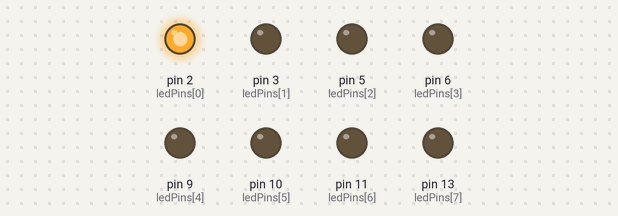
Bench run of a sketch on a simulated Arduino Uno, built with avr-gcc and run on an emulated ATmega328P. Shown: output pins drawn as LEDs (lit = HIGH). Random numbers use the default seed unless the sketch sets one.

Above: at 0.1 s.
At 1.55 s:
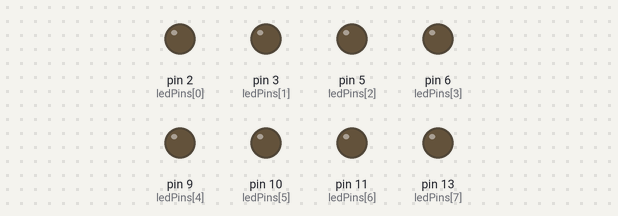
At 2.9 s:
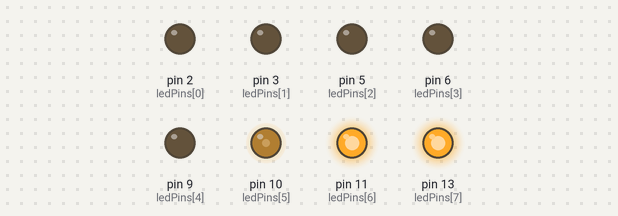
At 4.42 s:
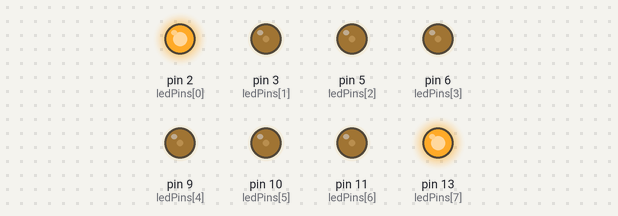
At 5.93 s:
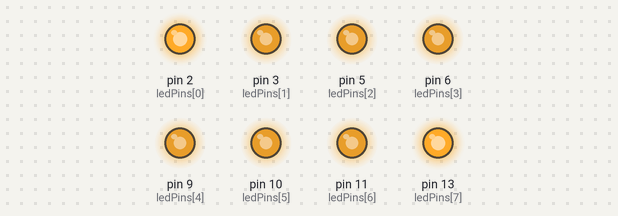
At 9.1 s:
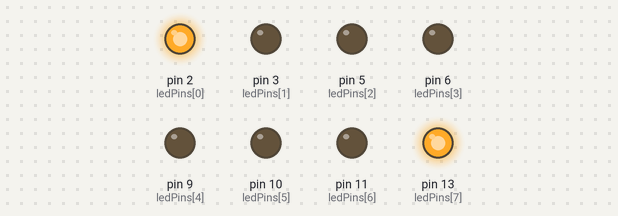
Timing chart, 0 to 11.9 s (numbered marks = the images above):
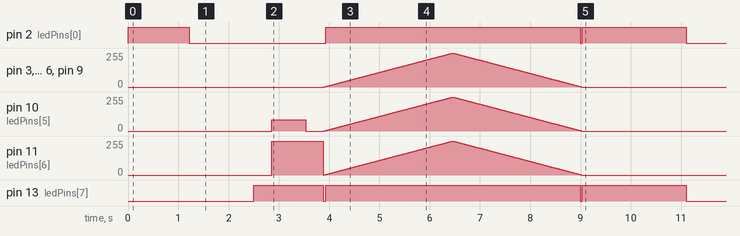

Measured:
- by itself, pin 2 (ledPins[0]): goes HIGH 1.2 s, LOW 2.7 s, HIGH 5.1 s, LOW 0.04 s, HIGH 2.1 s, then LOW
- by itself, pin 13 (ledPins[7]): goes HIGH 1.4 s, LOW 0.04 s, HIGH 5.1 s, LOW 0.04 s, HIGH 2.1 s, then LOW
- by itself, pin 3 (ledPins[1]), pin 5 (ledPins[2]), pin 6 (ledPins[3]), pin 9 (ledPins[4]): rises from 0/255 to 255/255 in 2.6 s, then falls to 0/255 in 2.6 s

The sketch:

Circuit_04_modified.ino
```cpp
int ledPins[] = {2,3,5,6,9,10,11,13};
int pinIntensity[8] = {0};
int tDelay = 2;

void setup() {
  int index;

  for ( index = 0; index <= 7; index++ ) {
    pinMode( ledPins[index], OUTPUT);
  }
}

void loop() {

  // DEBUGGING
  //digitalWrite( ledPins[0], HIGH ); digitalWrite( ledPins[7], HIGH ); delay(1000);
  //pinIntensity[0] = 255; pinIntensity[7] = 255; lightLED(); delay(1000);
  //pinIntensity[0] = 0; pinIntensity[7] = 0; lightLED(); delay(1000);

  firstToLast(); // 1st to last, 2 at a time, slow on and slow off, then fade off
  allSlowOnThenOff();
  endsToMiddleThenBack();
  scatter();
}

void firstToLast(){
  int p, pOthers, pinIntensitySum;

  pinIntensity[0] = 255; lightLED(); delay(500);    // light 1st LED

  for ( p = 1; p <= 6; p++ ){
    while ( pinIntensity[p] < 255 ) {
      pinIntensity[p] += 2;
      for ( pOthers = 0; pOthers <= 7; pOthers++){
        if ( abs(p-pOthers) == 1 && pinIntensity[pOthers] < pinIntensity[p]/3 ) { pinIntensity[pOthers] += 1; }
//        else if ( abs(p-pOthers) == 2 && pinIntensity[pOthers] < pinIntensity[p]/5 ) { pinIntensity[pOthers] += 1; }
        else if ( abs(p-pOthers) == 1 && pinIntensity[pOthers] > pinIntensity[p]/3 ) { pinIntensity[pOthers] -= 1; }
//        else if ( abs(p-pOthers) == 2 && pinIntensity[pOthers] > pinIntensity[p]/5 ) { pinIntensity[pOthers] -= 1; }
        else {
          pinIntensity[pOthers] -= 1;
          if ( pinIntensity[pOthers] < 0 ) { pinIntensity[pOthers] = 0; }
        }
      }
      lightLED(); delay(tDelay);
    }
  }

  pinIntensity[7] = 255; lightLED(); delay(500);   // light last LED

  do {                                  // dim all LEDs
    pinIntensitySum = 0;
    for ( p = 0; p <= 7; p++ ){
      pinIntensity[p] = abs(pinIntensity[p]);
      pinIntensity[p] -= 1;
      pinIntensitySum += pinIntensity[p];
    }
    lightLED(); delay(tDelay);
  } while ( pinIntensitySum > 0 );
}

void allSlowOnThenOff(){
  int i, intensity;
  for ( intensity = 0; intensity < 255; intensity++ ) {
    for ( i = 0; i <= 7; i++){
      pinIntensity[i] = intensity;
    }
    lightLED(); delay(tDelay*5);
  }
  for ( ; intensity > 0; intensity-- ) {
    for ( i = 0; i <= 7; i++){
      pinIntensity[i] = intensity;
    }
    lightLED(); delay(tDelay*5);
  }
}

void endsToMiddleThenBack(){
  int intensity, i, m, pinIntensitySum;

  for ( i = 0; i < 4; i++ ){
    for ( intensity = 0; intensity < 255; intensity++ ){
      pinIntensity[i] += 1;
      pinIntensity[7-i] += 1;
      for ( m = 0; m <= 7; m++ ){
        if ( m != i && m != (7-i) ) { pinIntensity[m] -= 1; }
      }
      lightLED(); delay(tDelay*2);
    }
  }

    for ( i = 3; i > 0; i-- ){
    for ( intensity = 255; intensity > 0; intensity-- ){
      pinIntensity[i] += 1;
      pinIntensity[7-i] += 1;
      for ( m = 0; m <= 7; m++ ){
        if ( m != i && m != (7-i) ) { pinIntensity[m] -= 1; }
      }
      lightLED(); delay(tDelay*2);
    }
  }
  do {                                  // dim all LEDs
    pinIntensitySum = 0;
    for ( i = 0; i <= 7; i++ ){
      pinIntensity[i] = abs(pinIntensity[i]);
      pinIntensity[i] -= 1;
      pinIntensitySum += pinIntensity[i];
    }
    lightLED(); delay(tDelay);
  } while ( pinIntensitySum > 0 );
}

void scatter(){
  int i, intensity, t;

  for ( t = 0; t < 500*tDelay; t++) {
    i = int(random(0,7));
    intensity = int(random(0,255));
    if ( intensity < 255/3 ) { intensity = 0; }
    pinIntensity[i] = intensity;
    lightLED(); delay(tDelay);
  }
}

void lightLED() {
  int i;
  for ( i = 0; i <= 7; i++ ){
    if ( i == 0 || i == 7 ) {
      if ( pinIntensity[i] > 3 ) { digitalWrite( ledPins[i], HIGH ); }
      else { digitalWrite( ledPins[i], LOW ); }
    }
    else {
      if ( pinIntensity[i] < 0 ) { pinIntensity[i] = 0; }
      if ( pinIntensity[i] > 255 ) { pinIntensity[i] = 255; }
      analogWrite( ledPins[i], pinIntensity[i] );
    }
  }
}
```
